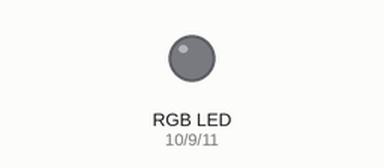
A sketch run on a simulated Arduino Uno, built with avr-gcc and run on an emulated ATmega328P. Parts: an RGB LED mixed from three pins (HIGH = lit).

Above: at 0.15 s.
At 1.05 s:
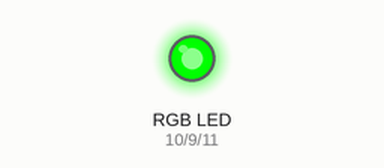
At 38.47 s:
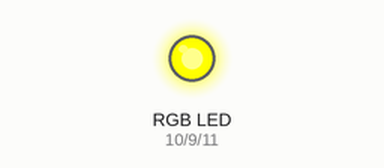
Timing chart, 0 to 38.4 s (numbered marks = the images above):
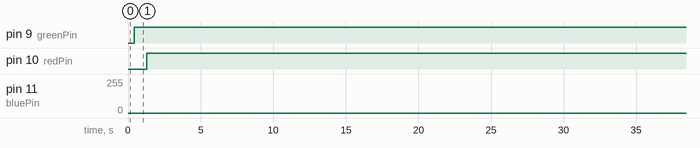

Measured:
- by itself, pin 9 (greenPin): LOW → HIGH at 0.43 s
- by itself, pin 10 (redPin): LOW → HIGH at 1.3 s

The sketch:

Udemy_CHALLENGE-_Count_with_a_Variable.ino
```cpp
const int redPin = 10;
const int bluePin = 11;
const int greenPin = 9;
int red = 0;
int blue = 0;
int green = 0;
void setup() {
  pinMode(redPin, OUTPUT);
  pinMode(bluePin, OUTPUT);
  pinMode(greenPin, OUTPUT);
}


void loop() {
  analogWrite(redPin, red);
  analogWrite(bluePin, blue);
  analogWrite(greenPin, green);

  red ++;
  blue ++;
  blue ++;
  green ++;
  green ++;
  green ++;
  delay(5);

  if(red > 255){
    red == 0;
}
  if (blue > 255){
    blue == 100;
  }
  if(green > 255){
    green == 50;
  }


}
```
